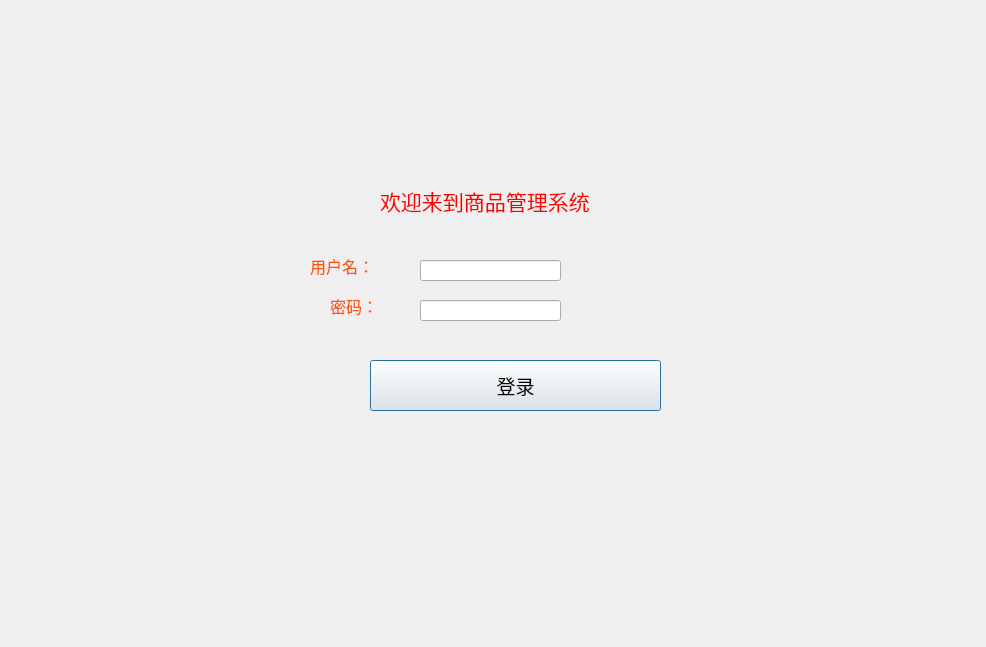
<?xml version="1.0" encoding="UTF-8"?>
<ui version="4.0">
 <class>login</class>
 <widget class="QDialog" name="login">
  <property name="geometry">
   <rect>
    <x>0</x>
    <y>0</y>
    <width>986</width>
    <height>647</height>
   </rect>
  </property>
  <property name="windowTitle">
   <string>Dialog</string>
  </property>
  <widget class="QWidget" name="widget" native="true">
   <property name="geometry">
    <rect>
     <x>190</x>
     <y>120</y>
     <width>641</width>
     <height>361</height>
    </rect>
   </property>
   <widget class="QPushButton" name="pushButton">
    <property name="geometry">
     <rect>
      <x>180</x>
      <y>240</y>
      <width>291</width>
      <height>51</height>
     </rect>
    </property>
    <property name="palette">
     <palette>
      <active>
       <colorrole role="Midlight">
        <brush brushstyle="SolidPattern">
         <color alpha="255">
          <red>0</red>
          <green>170</green>
          <blue>0</blue>
         </color>
        </brush>
       </colorrole>
       <colorrole role="Text">
        <brush brushstyle="SolidPattern">
         <color alpha="255">
          <red>0</red>
          <green>170</green>
          <blue>0</blue>
         </color>
        </brush>
       </colorrole>
       <colorrole role="Base">
        <brush brushstyle="SolidPattern">
         <color alpha="255">
          <red>255</red>
          <green>255</green>
          <blue>255</blue>
         </color>
        </brush>
       </colorrole>
       <colorrole role="Window">
        <brush brushstyle="SolidPattern">
         <color alpha="255">
          <red>170</red>
          <green>255</green>
          <blue>255</blue>
         </color>
        </brush>
       </colorrole>
       <colorrole role="PlaceholderText">
        <brush brushstyle="SolidPattern">
         <color alpha="128">
          <red>0</red>
          <green>170</green>
          <blue>0</blue>
         </color>
        </brush>
       </colorrole>
      </active>
      <inactive>
       <colorrole role="Midlight">
        <brush brushstyle="SolidPattern">
         <color alpha="255">
          <red>0</red>
          <green>170</green>
          <blue>0</blue>
         </color>
        </brush>
       </colorrole>
       <colorrole role="Text">
        <brush brushstyle="SolidPattern">
         <color alpha="255">
          <red>0</red>
          <green>170</green>
          <blue>0</blue>
         </color>
        </brush>
       </colorrole>
       <colorrole role="Base">
        <brush brushstyle="SolidPattern">
         <color alpha="255">
          <red>255</red>
          <green>255</green>
          <blue>255</blue>
         </color>
        </brush>
       </colorrole>
       <colorrole role="Window">
        <brush brushstyle="SolidPattern">
         <color alpha="255">
          <red>170</red>
          <green>255</green>
          <blue>255</blue>
         </color>
        </brush>
       </colorrole>
       <colorrole role="PlaceholderText">
        <brush brushstyle="SolidPattern">
         <color alpha="128">
          <red>0</red>
          <green>170</green>
          <blue>0</blue>
         </color>
        </brush>
       </colorrole>
      </inactive>
      <disabled>
       <colorrole role="Midlight">
        <brush brushstyle="SolidPattern">
         <color alpha="255">
          <red>0</red>
          <green>170</green>
          <blue>0</blue>
         </color>
        </brush>
       </colorrole>
       <colorrole role="Text">
        <brush brushstyle="SolidPattern">
         <color alpha="255">
          <red>120</red>
          <green>120</green>
          <blue>120</blue>
         </color>
        </brush>
       </colorrole>
       <colorrole role="Base">
        <brush brushstyle="SolidPattern">
         <color alpha="255">
          <red>170</red>
          <green>255</green>
          <blue>255</blue>
         </color>
        </brush>
       </colorrole>
       <colorrole role="Window">
        <brush brushstyle="SolidPattern">
         <color alpha="255">
          <red>170</red>
          <green>255</green>
          <blue>255</blue>
         </color>
        </brush>
       </colorrole>
       <colorrole role="PlaceholderText">
        <brush brushstyle="SolidPattern">
         <color alpha="128">
          <red>0</red>
          <green>0</green>
          <blue>0</blue>
         </color>
        </brush>
       </colorrole>
      </disabled>
     </palette>
    </property>
    <property name="font">
     <font>
      <family>隶书</family>
      <pointsize>14</pointsize>
     </font>
    </property>
    <property name="text">
     <string>登录</string>
    </property>
   </widget>
   <widget class="QLabel" name="label">
    <property name="geometry">
     <rect>
      <x>120</x>
      <y>130</y>
      <width>81</width>
      <height>31</height>
     </rect>
    </property>
    <property name="palette">
     <palette>
      <active>
       <colorrole role="WindowText">
        <brush brushstyle="SolidPattern">
         <color alpha="255">
          <red>255</red>
          <green>85</green>
          <blue>0</blue>
         </color>
        </brush>
       </colorrole>
      </active>
      <inactive>
       <colorrole role="WindowText">
        <brush brushstyle="SolidPattern">
         <color alpha="255">
          <red>255</red>
          <green>85</green>
          <blue>0</blue>
         </color>
        </brush>
       </colorrole>
      </inactive>
      <disabled>
       <colorrole role="WindowText">
        <brush brushstyle="SolidPattern">
         <color alpha="255">
          <red>40</red>
          <green>48</green>
          <blue>160</blue>
         </color>
        </brush>
       </colorrole>
      </disabled>
     </palette>
    </property>
    <property name="font">
     <font>
      <family>楷体</family>
      <pointsize>12</pointsize>
     </font>
    </property>
    <property name="text">
     <string>用户名：</string>
    </property>
   </widget>
   <widget class="QLabel" name="label_2">
    <property name="geometry">
     <rect>
      <x>190</x>
      <y>50</y>
      <width>271</width>
      <height>61</height>
     </rect>
    </property>
    <property name="palette">
     <palette>
      <active>
       <colorrole role="WindowText">
        <brush brushstyle="SolidPattern">
         <color alpha="255">
          <red>255</red>
          <green>0</green>
          <blue>0</blue>
         </color>
        </brush>
       </colorrole>
      </active>
      <inactive>
       <colorrole role="WindowText">
        <brush brushstyle="SolidPattern">
         <color alpha="255">
          <red>255</red>
          <green>0</green>
          <blue>0</blue>
         </color>
        </brush>
       </colorrole>
      </inactive>
      <disabled>
       <colorrole role="WindowText">
        <brush brushstyle="SolidPattern">
         <color alpha="255">
          <red>40</red>
          <green>48</green>
          <blue>160</blue>
         </color>
        </brush>
       </colorrole>
      </disabled>
     </palette>
    </property>
    <property name="font">
     <font>
      <family>华文彩云</family>
      <pointsize>16</pointsize>
     </font>
    </property>
    <property name="text">
     <string>欢迎来到商品管理系统</string>
    </property>
   </widget>
   <widget class="QLabel" name="label_3">
    <property name="geometry">
     <rect>
      <x>140</x>
      <y>170</y>
      <width>71</width>
      <height>31</height>
     </rect>
    </property>
    <property name="palette">
     <palette>
      <active>
       <colorrole role="WindowText">
        <brush brushstyle="SolidPattern">
         <color alpha="255">
          <red>255</red>
          <green>85</green>
          <blue>0</blue>
         </color>
        </brush>
       </colorrole>
      </active>
      <inactive>
       <colorrole role="WindowText">
        <brush brushstyle="SolidPattern">
         <color alpha="255">
          <red>255</red>
          <green>85</green>
          <blue>0</blue>
         </color>
        </brush>
       </colorrole>
      </inactive>
      <disabled>
       <colorrole role="WindowText">
        <brush brushstyle="SolidPattern">
         <color alpha="255">
          <red>120</red>
          <green>120</green>
          <blue>120</blue>
         </color>
        </brush>
       </colorrole>
      </disabled>
     </palette>
    </property>
    <property name="font">
     <font>
      <family>楷体</family>
      <pointsize>12</pointsize>
     </font>
    </property>
    <property name="text">
     <string>密码：</string>
    </property>
   </widget>
   <widget class="QLineEdit" name="usernames">
    <property name="geometry">
     <rect>
      <x>230</x>
      <y>140</y>
      <width>141</width>
      <height>21</height>
     </rect>
    </property>
    <property name="maxLength">
     <number>10</number>
    </property>
   </widget>
   <widget class="QLineEdit" name="password">
    <property name="geometry">
     <rect>
      <x>230</x>
      <y>180</y>
      <width>141</width>
      <height>21</height>
     </rect>
    </property>
    <property name="maxLength">
     <number>6</number>
    </property>
    <property name="echoMode">
     <enum>QLineEdit::Password</enum>
    </property>
   </widget>
  </widget>
 </widget>
 <resources/>
 <connections/>
</ui>
